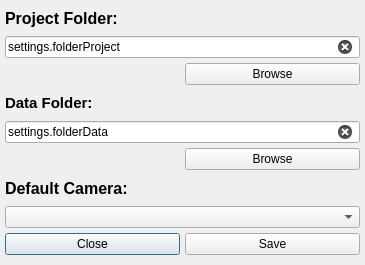
<?xml version="1.0" encoding="UTF-8"?>
<ui version="4.0">
 <author>Boris Bilc</author>
 <class>settingsDialog</class>
 <widget class="QDialog" name="settingsDialog">
  <property name="geometry">
   <rect>
    <x>0</x>
    <y>0</y>
    <width>365</width>
    <height>265</height>
   </rect>
  </property>
  <property name="windowTitle">
   <string notr="true">AutoFTG Settings</string>
  </property>
  <layout class="QGridLayout" name="gridLayout_2">
   <property name="leftMargin">
    <number>5</number>
   </property>
   <property name="topMargin">
    <number>5</number>
   </property>
   <property name="rightMargin">
    <number>5</number>
   </property>
   <item row="0" column="0">
    <widget class="QLabel" name="label">
     <property name="font">
      <font>
       <family>Segoe UI</family>
       <pointsize>12</pointsize>
       <weight>75</weight>
       <bold>true</bold>
      </font>
     </property>
     <property name="text">
      <string>Project Folder:</string>
     </property>
    </widget>
   </item>
   <item row="1" column="0" colspan="2">
    <widget class="QLineEdit" name="lineProjFolder">
     <property name="inputMask">
      <string notr="true"/>
     </property>
     <property name="text">
      <string notr="true">settings.folderProject</string>
     </property>
     <property name="clearButtonEnabled">
      <bool>true</bool>
     </property>
    </widget>
   </item>
   <item row="4" column="0" colspan="2">
    <widget class="QLineEdit" name="lineDataFolder">
     <property name="inputMask">
      <string notr="true"/>
     </property>
     <property name="text">
      <string notr="true">settings.folderData</string>
     </property>
     <property name="clearButtonEnabled">
      <bool>true</bool>
     </property>
    </widget>
   </item>
   <item row="6" column="0" colspan="2">
    <widget class="QLabel" name="label_3">
     <property name="font">
      <font>
       <family>Segoe UI</family>
       <pointsize>12</pointsize>
       <weight>75</weight>
       <bold>true</bold>
      </font>
     </property>
     <property name="text">
      <string>Default Camera:</string>
     </property>
    </widget>
   </item>
   <item row="8" column="0">
    <widget class="QPushButton" name="btnClose">
     <property name="text">
      <string notr="true">Close</string>
     </property>
    </widget>
   </item>
   <item row="8" column="1">
    <widget class="QPushButton" name="btnSave">
     <property name="text">
      <string notr="true">Save</string>
     </property>
    </widget>
   </item>
   <item row="5" column="1">
    <widget class="QPushButton" name="btnDataFolder">
     <property name="text">
      <string notr="true">Browse</string>
     </property>
     <property name="icon">
      <iconset resource="../qtresources.qrc">
       <normaloff>:/AutoFTG/openfolder.png</normaloff>:/AutoFTG/openfolder.png</iconset>
     </property>
     <property name="iconSize">
      <size>
       <width>21</width>
       <height>21</height>
      </size>
     </property>
     <property name="flat">
      <bool>false</bool>
     </property>
    </widget>
   </item>
   <item row="2" column="1">
    <widget class="QPushButton" name="btnProjFolder">
     <property name="text">
      <string notr="true">Browse</string>
     </property>
     <property name="icon">
      <iconset resource="../qtresources.qrc">
       <normaloff>:/AutoFTG/openfolder.png</normaloff>:/AutoFTG/openfolder.png</iconset>
     </property>
     <property name="iconSize">
      <size>
       <width>21</width>
       <height>21</height>
      </size>
     </property>
     <property name="flat">
      <bool>false</bool>
     </property>
    </widget>
   </item>
   <item row="3" column="0">
    <widget class="QLabel" name="label_2">
     <property name="font">
      <font>
       <family>Segoe UI</family>
       <pointsize>11</pointsize>
       <weight>75</weight>
       <bold>true</bold>
      </font>
     </property>
     <property name="text">
      <string>Data Folder:</string>
     </property>
    </widget>
   </item>
   <item row="7" column="0" colspan="2">
    <widget class="QComboBox" name="comboBoxCamera">
     <property name="currentText">
      <string notr="true"/>
     </property>
     <property name="currentIndex">
      <number>-1</number>
     </property>
    </widget>
   </item>
  </layout>
 </widget>
 <layoutdefault spacing="5" margin="10"/>
 <resources>
  <include location="../qtresources.qrc"/>
 </resources>
 <connections/>
 <designerdata>
  <property name="gridDeltaX">
   <number>10</number>
  </property>
  <property name="gridDeltaY">
   <number>10</number>
  </property>
  <property name="gridSnapX">
   <bool>true</bool>
  </property>
  <property name="gridSnapY">
   <bool>true</bool>
  </property>
  <property name="gridVisible">
   <bool>true</bool>
  </property>
 </designerdata>
</ui>
